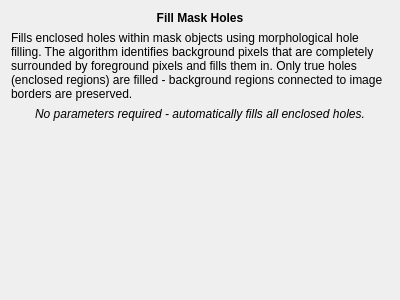
<?xml version="1.0" encoding="UTF-8"?>
<ui version="4.0">
 <class>MaskHoleFilling_Widget</class>
 <widget class="QWidget" name="MaskHoleFilling_Widget">
  <property name="geometry">
   <rect>
    <x>0</x>
    <y>0</y>
    <width>400</width>
    <height>300</height>
   </rect>
  </property>
  <property name="windowTitle">
   <string>Fill Mask Holes</string>
  </property>
  <layout class="QVBoxLayout" name="verticalLayout">
   <item>
    <widget class="QLabel" name="titleLabel">
     <property name="text">
      <string>Fill Mask Holes</string>
     </property>
     <property name="alignment">
      <set>Qt::AlignCenter</set>
     </property>
     <property name="margin">
      <number>10</number>
     </property>
     <property name="font">
      <font>
       <weight>75</weight>
       <bold>true</bold>
      </font>
     </property>
    </widget>
   </item>
   <item>
    <widget class="QLabel" name="descriptionLabel">
     <property name="text">
      <string>Fills enclosed holes within mask objects using morphological hole filling. The algorithm identifies background pixels that are completely surrounded by foreground pixels and fills them in. Only true holes (enclosed regions) are filled - background regions connected to image borders are preserved.</string>
     </property>
     <property name="wordWrap">
      <bool>true</bool>
     </property>
     <property name="alignment">
      <set>Qt::AlignTop</set>
     </property>
     <property name="margin">
      <number>10</number>
     </property>
    </widget>
   </item>
   <item>
    <widget class="QLabel" name="noParametersLabel">
     <property name="text">
      <string>No parameters required - automatically fills all enclosed holes.</string>
     </property>
     <property name="alignment">
      <set>Qt::AlignCenter</set>
     </property>
     <property name="margin">
      <number>10</number>
     </property>
     <property name="font">
      <font>
       <italic>true</italic>
      </font>
     </property>
    </widget>
   </item>
   <item>
    <spacer name="verticalSpacer">
     <property name="orientation">
      <enum>Qt::Vertical</enum>
     </property>
     <property name="sizeHint" stdset="0">
      <size>
       <width>20</width>
       <height>40</height>
      </size>
     </property>
    </spacer>
   </item>
  </layout>
 </widget>
 <resources/>
 <connections/>
</ui> 
